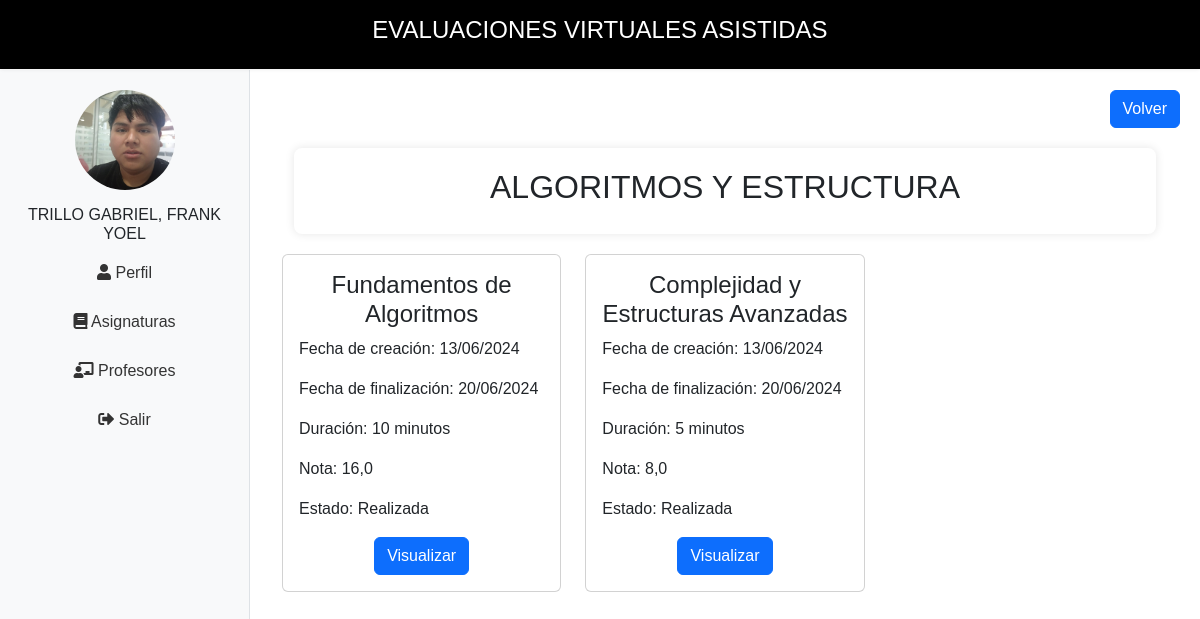
The app's page /portalEstudiante/curso/8/ (signed in) with its own data.
### webApp/models.py (models this page shows, shortened)
class Curso(models.Model):
    nombre=models.CharField(max_length=50)
    docente = models.ForeignKey(Docente, on_delete=models.CASCADE, related_name='cursos')
    class Meta:
        verbose_name='curso'
        verbose_name_plural='cursos'
        db_table='cursos'

class Evaluaciones(models.Model):
    curso=models.ForeignKey(Curso, on_delete=models.CASCADE)
    docente=models.ForeignKey(Docente, on_delete=models.CASCADE)
    nombre_Evaluacion=models.CharField(max_length=50, null=True, blank=True)
    numPreguntas=models.IntegerField(validators = [validate_nota])
    fecha_creacion = models.DateTimeField(auto_now_add=True)
    fecha_fin = models.DateTimeField(null=True, blank=True)
    duracion = models.IntegerField(help_text="Duración del examen en minutos", null=True, blank=True)
    class Meta:
        verbose_name='evaluacion'
        verbose_name_plural='evaluaciones'
        db_table='evaluaciones'

class Calificaciones(models.Model):
    estudiante=models.ForeignKey(Estudiante,on_delete=models.CASCADE)
    curso=models.ForeignKey(Curso, on_delete=models.CASCADE)
    evaluacion=models.ForeignKey(Evaluaciones,on_delete=models.CASCADE)
    nota=models.FloatField(validators=[validate_nota])

### portalEstudiante/views.py (the view)
# urls.py: path('curso/<int:id>/', evaluaciones, name='evaluaciones'),
@login_required
def evaluaciones(request, id):
    try:
        curso = get_object_or_404(Curso, id=id)
        evaluaciones = Evaluaciones.objects.filter(curso=curso)
        calificaciones = Calificaciones.objects.filter(estudiante=request.user.estudiante, curso=curso)
        monitoreo_examen = MonitoreoExamen.objects.filter(evaluacion__in=evaluaciones, estudiante=request.user.estudiante).first()
        evaluaciones_data = []
        today = date.today()
        if monitoreo_examen:
            monitoreo=True
        for evaluacion in evaluaciones:
            num_preguntas = evaluacion.pregunta_set.count()
            calificacion = calificaciones.filter(evaluacion=evaluacion).first()
            estado = 'Sin evaluar'
            if calificacion:
                if calificacion.nota > 0 or monitoreo:
                    estado = 'Realizada'
            elif evaluacion.fecha_fin and evaluacion.fecha_fin.date() < today:
                estado = 'Caducada'
            else:
                estado = 'Disponible'
            evaluaciones_data.append({
                'evaluacion': evaluacion,
                'calificacion': calificacion,
                'num_preguntas': num_preguntas,
                'estado': estado,
            })
        context = {
            'curso': curso,
            'evaluaciones_data': evaluaciones_data,
            'today': today,
        }
        return render(request, 'Asignaturas/evaluaciones.html', context)
    except ObjectDoesNotExist:
        error = "Error: No se pueden cargar las evaluaciones en este momento. Inténtalo de nuevo más tarde."
        return render(request, 'Asignaturas/evaluaciones.html', {'error': error})

### portalEstudiante/context_processors.py (called while the page is built)
def nombre_estudiante(request):
    if request.user.is_authenticated:
        try:
            estudiante = request.user.estudiante
            nombre_completo = estudiante.nombre_completo()
            foto_url = estudiante.foto.url if estudiante.foto else None
            return {'nombre_estudiante': nombre_completo, 'foto_estudiante': foto_url}
        except Estudiante.DoesNotExist:
            return {'nombre_estudiante': "USER INVITADO", 'foto_estudiante': None}
    return {'nombre_estudiante': None, 'foto_estudiante': None}

### webApp/models.py (called while the page is built)
    def nombre_completo(self):
        nombre_completo = "{} {}, {}".format(self.apellido_paterno, self.apellido_materno, self.nombres)
        return nombre_completo.upper()

### portalEstudiante/templates/Asignaturas/evaluaciones.html
{% extends "portalEstudiante/base.html" %}
{% load static %}
{% load widget_tweaks %}
{% load custom_filters %}
{% block content %}
<div class="d-flex justify-content-end mb-2">
    <a href="{% url 'asignatura' %}" class="btn btn-primary">Volver</a>
</div>
<div class="container mt-3">
    {% if error %}
        <div class="alert alert-danger" role="alert">
            {{ error }}
        </div>
    {% else %}
        <div class="container mt-3">
            <div class="contenido">
                <h2 class="text-center" style="font-family: 'Rockwell', sans-serif;">{{ curso.nombre|upper }}</h2>
            </div>
        </div>
        <div class="row">
            {% if evaluaciones_data %}
                {% for data in evaluaciones_data %}
                    {% with evaluacion=data.evaluacion calificacion=data.calificacion num_preguntas=data.num_preguntas estado=data.estado %}
                    <div class="col-lg-4 col-md-6 col-sm-12 mb-4">
                        <div class="card {% if estado == 'Realizada' %}card-realizada{% elif estado == 'Caducada' %}card-caducada{% elif estado == 'Pendiente' %}card-pendiente{% else %}card-no-disponible{% endif %}">
                            <div class="card-body">
                                <h4 class="card-title" style="text-align: center; font-family: 'Rockwell', sans-serif;">{{ evaluacion.nombre_Evaluacion }}</h4>
                                <p class="card-text">Fecha de creación: {{ evaluacion.fecha_creacion|date:"d/m/Y" }}</p>
                                <p class="card-text">Fecha de finalización: {{ evaluacion.fecha_fin|date:"d/m/Y" }}</p>
                                <p class="card-text">Duración: {{ evaluacion.duracion }} minutos</p>
                                <p class="card-text">Nota:
                                    {% if calificacion %}
                                        {{ calificacion.nota }}
                                    {% else %}
                                        Sin evaluar
                                    {% endif %}
                                </p>
                                <p class="card-text">Estado: {{ estado }}</p>
                                <div style="text-align: center;">
                                    <a href="{% if num_preguntas == 0 %}#{% elif estado == 'Realizada' or estado == 'Caducada' %}{% url 'retroalimentacion' evaluacion.id %}{% else %}{% url 'detalle_evaluacion' evaluacion.id %}{% endif %}" class="btn btn-primary {% if num_preguntas == 0 or estado == 'Caducada' %}disabled{% endif %}">
                                        {% if num_preguntas == 0 %}
                                            Aún no disponible
                                        {% elif estado == 'Realizada' or estado == 'Caducada' %}
                                            Visualizar
                                        {% else %}
                                            Realizar evaluación
                                        {% endif %}
                                    </a>
                                </div>
                            </div>
                        </div>
                    </div>
                    {% endwith %}
                {% endfor %}
            {% else %}
                <p>No hay evaluaciones disponibles para este curso.</p>
            {% endif %}
        </div>
    {% endif %}
</div>
{% endblock %}

### portalEstudiante/templates/portalEstudiante/base.html (style rules this page uses)
.contenido { padding: 20px; margin: 20px auto; background-color: #fff; border-radius: 8px; box-shadow: 0 0 10px rgba(0, 0, 0, 0.1); }
body { display: flex; flex-direction: column; margin: 0; padding: 0; font-family: Arial, sans-serif; height: 100vh; }

### records on screen
Curso: nombre "ALGORITMOS Y ESTRUCTURA"
Evaluaciones: evaluacion.nombre_Evaluacion "Fundamentos de Algoritmos", evaluacion.fecha_creacion "13/06/2024", evaluacion.fecha_fin "20/06/2024", evaluacion.duracion "10", calificacion.nota "16,0", estado "Realizada"
Evaluaciones: evaluacion.nombre_Evaluacion "Complejidad y Estructuras Avanzadas", evaluacion.fecha_creacion "13/06/2024", evaluacion.fecha_fin "20/06/2024", evaluacion.duracion "5", calificacion.nota "8,0", estado "Realizada"

### other values on screen
{{ nombre_estudiante }} "TRILLO GABRIEL, FRANK YOEL"
